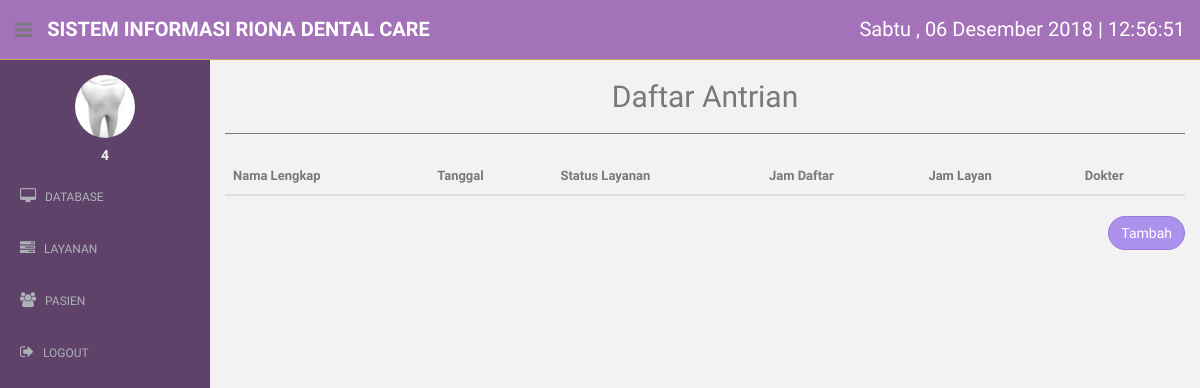
Page /admin/antrian_semua.php (signed in) on the earlier database version.
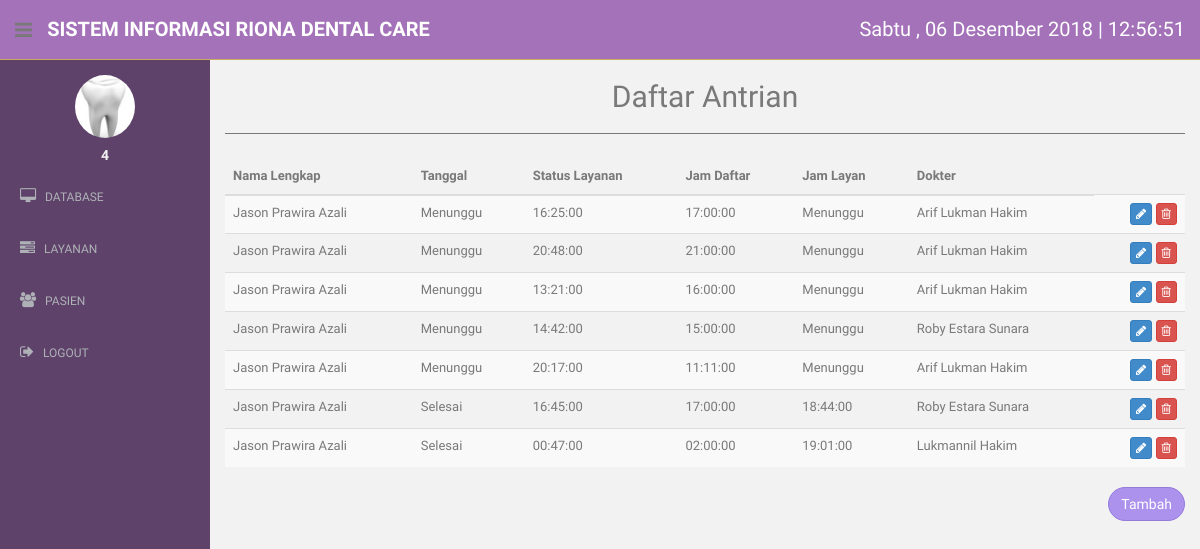
Same page on the later database version.
### tables this page shows
CREATE TABLE `antrian` (
  `id_antrian` int(8) NOT NULL,
  `id_pasien` int(11) NOT NULL,
  `nama_pasien` text NOT NULL,
  `id_dokter` int(11) NOT NULL,
  `tanggal` date NOT NULL,
  `status` text NOT NULL,
  `jam_daftar` time NOT NULL,
  `jam_layan` time NOT NULL,
  `jam_selesai` time DEFAULT NULL
);

CREATE TABLE `pasien` (
  `id_pasien` int(11) NOT NULL,
  `nama_pasien` text NOT NULL,
  `alamat` text NOT NULL,
  `tanggal_lahir` date NOT NULL,
  `pekerjaan` text NOT NULL,
  `no_telp` text NOT NULL,
  `jenis_kelamin` varchar(1) NOT NULL,
  `no_rekam_medis` varchar(12) NOT NULL
);

CREATE TABLE `dokter` (
  `id_dokter` int(11) NOT NULL,
  `no_reg_dokter` varchar(12) DEFAULT NULL,
  `nama_dokter` text NOT NULL,
  `alamat` text NOT NULL,
  `tanggal_lahir` date NOT NULL,
  `jenis_kelamin` varchar(1) NOT NULL,
  `no_telp` text NOT NULL,
  `email` text NOT NULL,
  `status` int(1) NOT NULL,
  `id_user_klinik` int(11) NOT NULL
);

### admin/antrian_semua.php (the view, shortened to what this page needs)
<?php
  include "../connection/connect.php";
  include "headside.php";
  $dataAntrian = $conn->query("SELECT antrian.id_antrian as id_antrian, pasien.nama_pasien as nama_pasien, antrian.tanggal as tanggal, antrian.status as status, antrian.jam_daftar as jam_daftar, antrian.jam_layan as jam_layan, antrian.jam_selesai as jam_selesai, dokter.nama_dokter as nama_dokter FROM antrian, dokter, pasien WHERE antrian.id_pasien = pasien.id_pasien AND antrian.id_dokter = dokter.id_dokter");
?>
<!DOCTYPE html>
<html lang="en">
  <head>
    <link href="../assets/css/bootstrap.css" rel="stylesheet">
    <link href="../assets/font-awesome/css/font-awesome.css" rel="stylesheet" />
    <link href="../assets/css/style.css" rel="stylesheet">
    <link href="../assets/css/style-responsive.css" rel="stylesheet">
    <link href="../assets/css/dataTables.bootstrap.min.css" rel="stylesheet">
  </head>
  <body onload="startTime()">
  <section id="container" >
      <?php
        echo $headbar;
        echo $sidebar;
      ?>
      <section id="main-content">
          <section class="wrapper">
          	<h2><center>Daftar Antrian</center></h2>
            <hr>
          	<div class="row mt">
          		<div class="col-lg-12">
          		<table class="table table-striped table-advance table-hover col-lg-12">
              <thead>
                <th>Nama Lengkap</th>
                <th>Tanggal</th>
                <th>Status Layanan</th>
                <th>Jam Daftar</th>
                <th>Jam Layan</th>
                <th>Dokter</th>
              </thead>
              <tbody>
                <?php
                while($antrian = $dataAntrian->fetch_assoc()){
                  echo "
                    <tr>
                      <td>
                        $antrian[nama_pasien]
                      </td>
                      <td>
                        $antrian[status]
                      </td>
                      <td>
                        $antrian[jam_daftar]
                      </td>
                      <td>
                        $antrian[jam_layan]
                      </td>
                      <td>
                      ";
                      if(is_null($antrian['jam_selesai'])){
                        echo $antrian['status'];
                      } else {
                        echo $antrian['jam_selesai'];
                      }
                      echo "
                      </td>
                      <td>
                        $antrian[nama_dokter]
                      </td>
                      <td align =\"right\">
                        <a href=\"edit_antrian.php?id_antrian=$antrian[id_antrian]\" class=\"btn btn-primary btn-xs\" role=\"button\"><i class=\"fa fa-pencil\"></i></a>
                        <a href=\"act/hapus_antrian.php?id_antrian=$antrian[id_antrian]\" class=\"btn btn-danger btn-xs\" role=\"button\"><i class=\"fa fa-trash-o\"></i></a>
                      </td>
                    </tr>
                  ";
                }
                ?>
              </tbody>
              </table>
              <a href="add_antrian.php" style="float: right" class="btn btn-round btn-theme02" role="button">Tambah</a>
          		</div>
          	</div>
		      </section>
      </section>
  </section>
  </body>
</html>

### admin/headside.php (shortened to what this page needs)
<?php
	$headbar = "
		<header class=\"header purple1-bg\">
	        <div class=\"sidebar-toggle-box\">
	            <div class=\"fa fa-bars tooltips\" data-placement=\"right\" data-original-title=\"Toggle Navigation\"></div>
	        </div>
	        <a href=\"index.php\" class=\"logo\"><b>Sistem Informasi Riona Dental Care</b></a>
	        <div id=\"waktu\" class=\"waktu\"
	          style=\"
	            font-size: 20px;
	            color: #ffffff;
	            float: right;
	            margin-top: 15px;
	          \"
	        ></div>
      	</header>
	";
	$sidebar = "
		<aside>
        	<div id=\"sidebar\"  class=\"nav-collapse \">
              	<ul class=\"sidebar-menu\" id=\"nav-accordion\">
	          	  	<p class=\"centered\"><a href=\"dashboard.php\"><img src=\"../assets/img/ui-sam.jpg\" class=\"img-circle\" width=\"60\"></a></p>
	          	  	<h5 class=\"centered\">$_SESSION[uid]</h5>
	      			<li class=\"sub-menu\">
	                  	<a href=\"javascript:;\" >
	                      	<i class=\"fa fa-desktop\"></i>
	                      	<span>DATABASE</span>
	                  	</a>
	          		</li>
	              	<li class=\"sub-menu\">
	                  	<a href=\"javascript:;\" >
	                      	<i class=\"fa fa-tasks\"></i>
	                      	<span>LAYANAN</span>
	                  	</a>
	              	</li>
	          		<li class=\"sub-menu\">
	                  	<a href=\"javascript:;\" >
	                      	<i class=\"fa fa-users\"></i>
	                      	<span>PASIEN</span>
	                  	</a>
	          		</li>
	              	<li class=\"sub-menu\">
	                  	<a href=\"../process/logout.php\" >
	                      	<i class=\"fa fa-sign-out\"></i>
	                      	<span>LOGOUT</span>
	                  	</a>
	              	</li>
          		</ul>
      		</div>
  		</aside>
	";
?>

### assets/css/style.css (style rules this page uses)
body { color: #797979; background: #f2f2f2; font-family: 'Ruda', sans-serif; padding: 0px !important; margin: 0px !important; font-size:13px; }
ul li { list-style: none; }
a, a:hover, a:focus { text-decoration: none; outline: none; }
#container { width: 100%; height: 100%; }
.btn-round { border-radius: 20px; -webkit-border-radius: 20px; }
.btn-theme02 { color: #fff; background-color: #ac92ec; border-color: #967adc; }
hr { margin-top: 20px; margin-bottom: 20px; border: 0; border-top: 1px solid #797979; }
.centered { text-align: center; }
.mt { margin-top: 25px; }
#sidebar { width: 210px; height: 100%; position: fixed; background: #5e426a; }
#sidebar h5 { color: #f2f2f2; font-weight: 700; }
#sidebar ul li { position: relative; }
ul.sidebar-menu , ul.sidebar-menu li ul.sub { margin: -2px 0 0; padding: 0; }
ul.sidebar-menu { margin-top: 75px; }
ul.sidebar-menu li { margin-bottom: 5px; margin-left:10px; margin-right:10px; }
ul.sidebar-menu li.sub-menu { line-height: 15px; }
ul.sidebar-menu li a span { display: inline-block; }
ul.sidebar-menu li a { color: #aeb2b7; text-decoration: none; display: block; padding: 15px 0 15px 10px; font-size: 12px; outline: none; -webkit-transition: all 0.3s ease; -moz-transition: all 0.3s ease; -o-transition: all 0.3s ease; -ms-transition: all 0.3s ease; transition: all 0.3s ease; }
ul.sidebar-menu li a i { font-size: 15px; padding-right: 6px; }
#main-content { margin-left: 210px; }
.header, .footer { min-height: 60px; padding: 0 15px; }
.header { position: fixed; left: 0; right: 0; z-index: 1002; }
.purple1-bg { background: #a472b9; border-bottom: 1px solid #c9aa5f; }
.wrapper { display: inline-block; margin-top: 60px; padding-left: 15px; padding-right: 15px; padding-bottom: 15px; padding-top: 0px; width: 100%; }
a.logo { font-size: 20px; color: #ffffff; float: left; margin-top: 15px; text-transform: uppercase; }
a.logo b { font-weight: 900; }
.sidebar-toggle-box { float: left; padding-right: 15px; margin-top: 20px; }
.sidebar-toggle-box .fa-bars { cursor: pointer; display: inline-block; font-size: 20px; }

Differences in the rows shown:
added antrian: id_pasien.nama_pasien "Jason Prawira Azali", status "Menunggu", jam_daftar "16:25:00", jam_layan "17:00:00", id_dokter.nama_dokter "Arif Lukman Hakim"
added antrian: id_pasien.nama_pasien "Jason Prawira Azali", status "Menunggu", jam_daftar "20:48:00", jam_layan "21:00:00", id_dokter.nama_dokter "Arif Lukman Hakim"
added antrian: id_pasien.nama_pasien "Jason Prawira Azali", status "Menunggu", jam_daftar "13:21:00", jam_layan "16:00:00", id_dokter.nama_dokter "Arif Lukman Hakim"
added antrian: id_pasien.nama_pasien "Jason Prawira Azali", status "Menunggu", jam_daftar "14:42:00", jam_layan "15:00:00", id_dokter.nama_dokter "Roby Estara Sunara"
added antrian: id_pasien.nama_pasien "Jason Prawira Azali", status "Menunggu", jam_daftar "20:17:00", jam_layan "11:11:00", id_dokter.nama_dokter "Arif Lukman Hakim"
added antrian: id_pasien.nama_pasien "Jason Prawira Azali", status "Selesai", jam_daftar "16:45:00", jam_layan "17:00:00", jam_selesai "18:44:00", id_dokter.nama_dokter "Roby Estara Sunara"
added antrian: id_pasien.nama_pasien "Jason Prawira Azali", status "Selesai", jam_daftar "00:47:00", jam_layan "02:00:00", jam_selesai "19:01:00", id_dokter.nama_dokter "Lukmannil Hakim"
